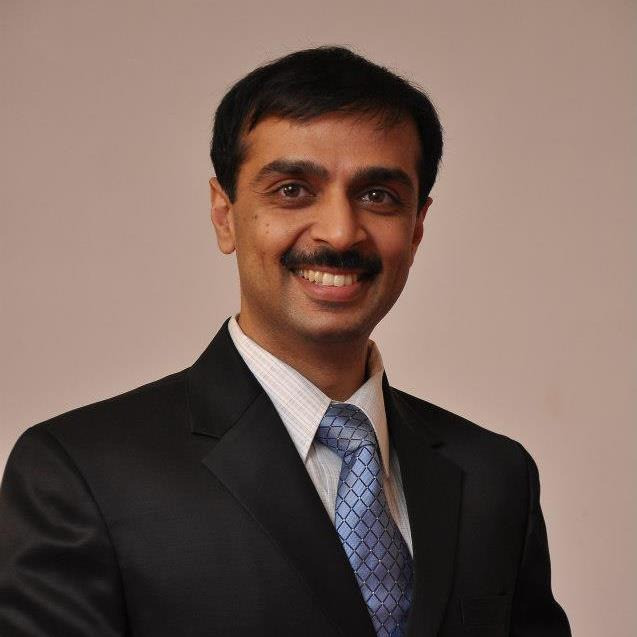
#> input picture Project/images/ajit.jpg, 637 x 637 px
$ jupyter execute --allow-errors Color_JPEG_comp.ipynb
#> lines starting #> are read from the running program, lines starting #| are printed output that depends on the picture
# Importing the necessary modules

[cell 1]
import numpy as np
from scipy.fftpack import dct, idct
import cv2
from collections import Counter
import heapq
import json
import os
import pickle

# Computation of DCT Coefficients

[cell 2]
# Function to perform Discrete Cosine Transform (DCT) on an 8x8 block
def dct_2d(block):
    return dct(dct(block.T, norm='ortho').T, norm='ortho')

# Quantization

[cell 3]
# Function to quantize a DCT block
def quantize(block, Q, A):
    M = (50/Q) * A
    BLOCK =  (np.round(block / M)).astype(int)
    return BLOCK

# Huffman encoding and Run length encoding

[cell 4]
# Function to divide the image into 8x8 blocks
def divide_into_blocks(image):
    h, w = image.shape
    h_blocks = h // 8
    w_blocks = w // 8
    blocks = []
    for i in range(h_blocks):
        for j in range(w_blocks):
            block = image[i*8:(i+1)*8, j*8:(j+1)*8]
            blocks.append(block)
    return blocks

# Perform a zigzag scan on an 8x8 block to order coefficients.
def zigzag_scan(block):
    zigzag_order = [
        (0, 0), (0, 1), (1, 0), (2, 0), (1, 1), (0, 2), (0, 3), (1, 2),
        (2, 1), (3, 0), (4, 0), (3, 1), (2, 2), (1, 3), (0, 4), (0, 5),
        (1, 4), (2, 3), (3, 2), (4, 1), (5, 0), (6, 0), (5, 1), (4, 2),
        (3, 3), (2, 4), (1, 5), (0, 6), (0, 7), (1, 6), (2, 5), (3, 4),
        (4, 3), (5, 2), (6, 1), (7, 0), (7, 1), (6, 2), (5, 3), (4, 4),
        (3, 5), (2, 6), (1, 7), (2, 7), (3, 6), (4, 5), (5, 4), (6, 3),
        (7, 2), (7, 3), (6, 4), (5, 5), (4, 6), (3, 7), (4, 7), (5, 6),
        (6, 5), (7, 4), (7, 5), (6, 6), (5, 7), (6, 7), (7, 6), (7, 7)
    ]
    return [block[i, j] for i, j in zigzag_order]

# Collect all AC coefficients (non-zero and zero) from quantized blocks.
def collect_ac_coefficients(quantized_blocks):
    coefficients = []
    for block in quantized_blocks:
        zigzag_coefficients = zigzag_scan(block)
        coefficients.extend(zigzag_coefficients[1:])  # Skip the DC coefficient
    return coefficients

# Collect all DC coefficients from quantized blocks.
def collect_dc_coefficients(quantized_blocks):
    return [int(block[0, 0]) for block in quantized_blocks]

# Generate Huffman encoding for the given data.
def huffman_encoding(data):
    # Calculate frequency of each value
    data_non_zero = [x for x in data if x != 0]
    frequency = Counter(data_non_zero)
    heap = [[int(weight), [int(symbol), ""]] for symbol, weight in frequency.items()]
    heapq.heapify(heap)

    # Build the Huffman Tree
    while len(heap) > 1:
        lo = heapq.heappop(heap)
        hi = heapq.heappop(heap)
        for pair in lo[1:]:
            pair[1] = '0' + pair[1]
        for pair in hi[1:]:
            pair[1] = '1' + pair[1]
        heapq.heappush(heap, [lo[0] + hi[0]] + lo[1:] + hi[1:])

    # Create Huffman dictionary with `int` keys and str values
    huffman_dict = {int(k): str(v) for k, v in dict(heapq.heappop(heap)[1:]).items()}
    return huffman_dict

# Encode AC coefficients using run-length and Huffman encoding.
def encode_ac_coefficients(ac_coefficients, ac_huffman_table):
    encoded_ac = []
    run_length = 0
    for coefficient in ac_coefficients:
        coefficient = int(coefficient)  # Ensure Python int
        if coefficient == 0:
            run_length += 1
        else:
            huffman_code = ac_huffman_table[coefficient]  # Python int lookup
            size = len(huffman_code)
            encoded_ac.append((int(run_length), size, str(huffman_code)))
            run_length = 0

    # Ensure we append EOB (End of Block) symbol if necessary
    if run_length > 0:
        encoded_ac.append((0, 0, '0'))  # EOB symbol

    return encoded_ac

# Generate Huffman encoding for dc values.
def huffman_encoding_dc1(data):
    # Calculate frequency of each value
    frequency = Counter(data)
    heap = [[weight, [int(symbol), ""]] for symbol, weight in frequency.items()]
    heapq.heapify(heap)

    # Build the Huffman Tree
    while len(heap) > 1:
        lo = heapq.heappop(heap)
        hi = heapq.heappop(heap)
        for pair in lo[1:]:
            pair[1] = '0' + pair[1]
        for pair in hi[1:]:
            pair[1] = '1' + pair[1]
        heapq.heappush(heap, [lo[0] + hi[0]] + lo[1:] + hi[1:])

    # Create Huffman dictionary with `int` keys and str values
    huffman_dict = {int(k): str(v) for k, v in dict(heapq.heappop(heap)[1:]).items()}
    return huffman_dict

# Encode DC coefficients difference using Huffman encoding.
def huffman_encoding_dc(dc_coefficients):
    dc_coeff_encoded_data = [int(dc_coefficients[0])]  # First DC coefficient is explicitly stored
    for i in range(1, len(dc_coefficients)):
        diff = int(dc_coefficients[i]) - int(dc_coefficients[i-1])
        dc_coeff_encoded_data.append(diff)

    # Create the Huffman table for the differences
    dc_huffman_table = huffman_encoding_dc1(dc_coeff_encoded_data[1:])  # Skip the first coefficient in the diff
    return dc_huffman_table

# JPEG Encoder

[cell 5]
def jpeg_encoder(image, Q, A):
    # Convert image to grayscale if not already
    if len(image.shape) == 3:
        image = cv2.cvtColor(image, cv2.COLOR_BGR2GRAY)

    original_shape = image.shape[:2]  # Height and width
    height, width = original_shape
    # Calculate new dimensions (multiples of 8)
    new_height = (height // 8) * 8
    new_width = (width // 8) * 8

    # Crop the image
    image = image[:new_height, :new_width]

    # Subtract 128 from each pixel
    image = image.astype(np.float32) - 128

    # Divide image into 8x8 blocks
    blocks = divide_into_blocks(image)

    # Perform DCT on each block
    dct_blocks = [dct_2d(block) for block in blocks]

    # Quantize each block
    quantized_blocks = [quantize(block, Q, A) for block in dct_blocks]
    #print(quantized_blocks[700])

    # Collect DC and AC coefficients
    dc_coefficients = collect_dc_coefficients(quantized_blocks)
    ac_coefficients = collect_ac_coefficients(quantized_blocks)

    # Perform separate Huffman encoding for DC and AC coefficients
    dc_huffman_table = huffman_encoding_dc(dc_coefficients)
    ac_huffman_table = huffman_encoding(ac_coefficients)

    # Encode each block using separate Huffman codes
    encoded_blocks = []
    prev_dc = 0

    for i, block in enumerate(quantized_blocks):
        # Zigzag order
        zigzag_coefficients = zigzag_scan(block)

        # DC coefficient encoding
        if i == 0:
            # First block: Store DC coefficient explicitly
            dc_encoded = int(zigzag_coefficients[0])
        else:
            # Compute difference and Huffman encode it
            diff = zigzag_coefficients[0] - prev_dc
            dc_encoded = str(dc_huffman_table[diff])

        # Update the previous DC coefficient
        prev_dc = zigzag_coefficients[0]

        # AC coefficient encoding
        ac_coefficients = zigzag_coefficients[1:]
        ac_encoded = encode_ac_coefficients(ac_coefficients, ac_huffman_table)

        # Store the DC and AC encodings
        encoded_blocks.append([dc_encoded, ac_encoded])

    return encoded_blocks, dc_huffman_table, ac_huffman_table

# Saving the JPEG Encoded File

[cell 6]
# Save the JPEG-encoded data to a binary file
def save_jpeg_encoded_file(encoded_blocks, dc_huffman_table, ac_huffman_table, Quality_factor, image_shape, color_mode, output_file):
    # Prepare the data
    jpeg_data = {
        "image_shape": image_shape,
        "color_mode": color_mode,
        "quality_factor": Quality_factor,
        "dc_huffman_table": dc_huffman_table,
        "ac_huffman_table": ac_huffman_table,
        "encoded_blocks": encoded_blocks
    }

    # Serialize and save
    with open(output_file, "wb") as f:
        pickle.dump(jpeg_data, f, protocol=pickle.HIGHEST_PROTOCOL)

# Reading the JPEG Encoded File

[cell 7]
# Read the JPEG-encoded data from a binary file
def read_jpeg_encoded_file(input_file):
    with open(input_file, "rb") as f:
        jpeg_data = pickle.load(f)
    return (jpeg_data["image_shape"], jpeg_data["quality_factor"],jpeg_data["dc_huffman_table"], jpeg_data["ac_huffman_table"],jpeg_data["encoded_blocks"])

encoded_blocks[2i] and encoded_blocks[2i+1] correspond to the DC and AC coefficients of the (i+1)th block

# Decoding the AC and DC Coefficients

[cell 8]
def decode_dc_coefficients(encoded_dc, dc_huffman_table): # Decode the DC coefficients from the encoded data using the Huffman table.
    # Reverse the DC Huffman table for decoding
    reverse_dc_huffman_table = {v: k for k, v in dc_huffman_table.items()}

    # Decode DC differences
    dc_differences = [encoded_dc[0]]  # The first DC coefficient is explicitly stored
    for code in encoded_dc[1:]:
        diff = int(reverse_dc_huffman_table[code])
        dc_differences.append(diff)

    # Reconstruct absolute DC coefficients
    dc_coefficients = [dc_differences[0]]
    for i in range(1, len(dc_differences)):
        dc_coefficients.append(dc_coefficients[i-1] + dc_differences[i])

    return dc_coefficients

def decode_ac_coefficients(encoded_ac, ac_huffman_table): # Decode the AC coefficients from the encoded data using the Huffman table.
    # Reverse the AC Huffman table for decoding
    reverse_ac_huffman_table = {v: k for k, v in ac_huffman_table.items()}

    # Initialize the AC coefficients array
    ac_coefficients = []

    for run_length, size, huffman_code in encoded_ac:
        if run_length == 0 and size == 0:
            # End of Block (EOB)
            break

        # Decode the coefficient value
        coefficient = reverse_ac_huffman_table[huffman_code]

        # Add zeros for the run length
        ac_coefficients.extend([0] * run_length)

        # Add the actual coefficient
        ac_coefficients.append(coefficient)

    # Pad with zeros to make 63 coefficients
    while len(ac_coefficients) < 63:
        ac_coefficients.append(0)

    return ac_coefficients

def decode_blocks(encoded_blocks, dc_huffman_table, ac_huffman_table): # Decode all blocks from the encoded data
    decoded_blocks = []

    # Decode DC coefficients for all blocks
    dc_encoded = [encoded_blocks[0][0]]
    for i in range(1,len(encoded_blocks)):
        dc_encoded.append(encoded_blocks[i][0])
    dc_coefficients = decode_dc_coefficients(dc_encoded, dc_huffman_table)

    # Decode AC coefficients for each block
    for i in range(len(dc_coefficients)):
        # Get the DC coefficient for this block
        dc_coefficient = dc_coefficients[i]
        ac_encoded = encoded_blocks[i][1]
        # Decode the AC coefficients
        ac_coefficients = decode_ac_coefficients(ac_encoded, ac_huffman_table)

        # Combine DC and AC coefficients
        zigzag_coefficients = [dc_coefficient] + ac_coefficients

        # Reconstruct the 8x8 block from zigzag order
        block = np.zeros((8, 8), dtype=int)
        zigzag_order = [
            (0, 0), (0, 1), (1, 0), (2, 0), (1, 1), (0, 2), (0, 3), (1, 2),
            (2, 1), (3, 0), (4, 0), (3, 1), (2, 2), (1, 3), (0, 4), (0, 5),
            (1, 4), (2, 3), (3, 2), (4, 1), (5, 0), (6, 0), (5, 1), (4, 2),
            (3, 3), (2, 4), (1, 5), (0, 6), (0, 7), (1, 6), (2, 5), (3, 4),
            (4, 3), (5, 2), (6, 1), (7, 0), (7, 1), (6, 2), (5, 3), (4, 4),
            (3, 5), (2, 6), (1, 7), (2, 7), (3, 6), (4, 5), (5, 4), (6, 3),
            (7, 2), (7, 3), (6, 4), (5, 5), (4, 6), (3, 7), (4, 7), (5, 6),
            (6, 5), (7, 4), (7, 5), (6, 6), (5, 7), (6, 7), (7, 6), (7, 7)
        ]
        for (i, j), coefficient in zip(zigzag_order, zigzag_coefficients):
            block[i, j] = coefficient

        decoded_blocks.append(block)

    return decoded_blocks

# Dequantization

[cell 9]
# Function to dequantize a block
def dequantize(block, Q, A):
    M = (50 / Q) * A
    return block * M

# Reconstructing the image patches by taking Inverse DCT

[cell 10]
# Function to perform Inverse Discrete Cosine Transform (IDCT) on an 8x8 block
def idct_2d(block):
    return idct(idct(block.T, norm='ortho').T, norm='ortho')

# Function to reconstruct image patches from decoded blocks
def reconstruct_patches(decoded_blocks, Q, A):
    image_patches = []
    for block in decoded_blocks:
        # Dequantize the block
        dequantized_block = dequantize(block, Q, A)

        # Perform inverse DCT
        spatial_block = idct_2d(dequantized_block)

        # Add 128 to restore original pixel values
        restored_block = np.round(spatial_block + 128).astype(np.uint8)

        restored_block = np.clip(restored_block, 0, 255)

        # Append the restored 8x8 patch
        image_patches.append(restored_block)

    return image_patches

# Combining the image patches to get the final image

[cell 11]
def combine_patches(image_patches, image_shape):
    h, w = image_shape
    h_blocks = h // 8
    w_blocks = w // 8

    # Initialize an empty array for the reconstructed image
    reconstructed_image = np.zeros((h_blocks*8, w_blocks*8), dtype=np.uint8)

    # Place each patch into its correct position
    for i in range(h_blocks):
        for j in range(w_blocks):
            patch_idx = i * w_blocks + j
            reconstructed_image[i*8:(i+1)*8, j*8:(j+1)*8] = image_patches[patch_idx]

    return reconstructed_image

# Saving the obtained compressed image

[cell 12]
# [9 lines left out: function save_image_and_check_size, not called in this run]

    # print(f"Image saved as: {output_file}")
    # print(f"Input File size: {input_file_size_kb:.2f} KB")
    # print(f"File size: {file_size_kb:.2f} KB")

# Grayscale JPEG Compressor

[cell 13]
def grayscale_jpeg_compressor(input_image, Quality_factor):

    # Quantization matrix for Q = 50
    A = np.array([[16, 11, 10, 16, 24, 40, 51, 61],
                [12, 12, 14, 19, 26, 58, 60, 55],
                [14, 13, 16, 24, 40, 57, 69, 56],
                [14, 17, 22, 29, 51, 87, 80, 62],
                [18, 22, 37, 56, 68, 109, 103, 77],
                [24, 35, 55, 64, 81, 104, 113, 92],
                [49, 64, 78, 87, 103, 121, 120, 101],
                [72, 92, 95, 98, 112, 100, 103, 99]]).astype(int)

    # Compress the image with updated DC encoding logic
    encoded_blocks, dc_huffman_table, ac_huffman_table = jpeg_encoder(input_image, Quality_factor, A)

    # Print Huffman tables and encoded data for the first block
    #print("DC Huffman Table:", dc_huffman_table)
    #print("AC Huffman Table:", ac_huffman_table)
    #print("Encoded DC and AC for the first block:", encoded_blocks[8])

    # Save the JPEG-encoded file
    save_jpeg_encoded_file(
        encoded_blocks=encoded_blocks,
        dc_huffman_table=dc_huffman_table,
        ac_huffman_table=ac_huffman_table,
        Quality_factor=Quality_factor,  # Quantization matrix
        image_shape=input_image.shape,
        color_mode="grayscale",  # Change to "color" for color images
        output_file="Color_compressed_image.bin"
    )
    input_file = "Color_compressed_image.bin"
    image_shape_2, quality_factor_2, dc_huffman_table_2, ac_huffman_table_2, encoded_blocks_2 = read_jpeg_encoded_file(input_file)

    # [6 lines of commented-out code are left out]

    decoded_blocks = decode_blocks(encoded_blocks_2, dc_huffman_table_2, ac_huffman_table_2)

    # Print the first decoded block
    # print("Decoded Block 1:\n", decoded_blocks[700])

    # Example: Reconstruct patches with Q = 50
    image_patches = reconstruct_patches(decoded_blocks, quality_factor_2, A)

    # Display the first patch
    # print("Image Patch 1:\n", image_patches[0])

    # Combine patches into the final image
    final_image = combine_patches(image_patches, image_shape_2)

    # [7 lines of commented-out code are left out]
    return final_image

# Color JPEG Compressor

[cell 14]
def color_jpeg_compressor(image_address, Quality_factor):
    # Load the color image
#> called with image_address = '../images/ajit.jpg', Quality_factor = 8
    image = cv2.imread(image_address)  # BGR format in OpenCV
#> image is the input picture: shape (637, 637, 3); mean B, G, R 93.1, 101.2, 121.8

    original_shape = image.shape[:2]  # Height and width
    height, width = original_shape
    # Calculate new dimensions (multiples of 8)
    new_height = (height // 8) * 8
    new_width = (width // 8) * 8

    # Crop the image
    image = image[:new_height, :new_width]
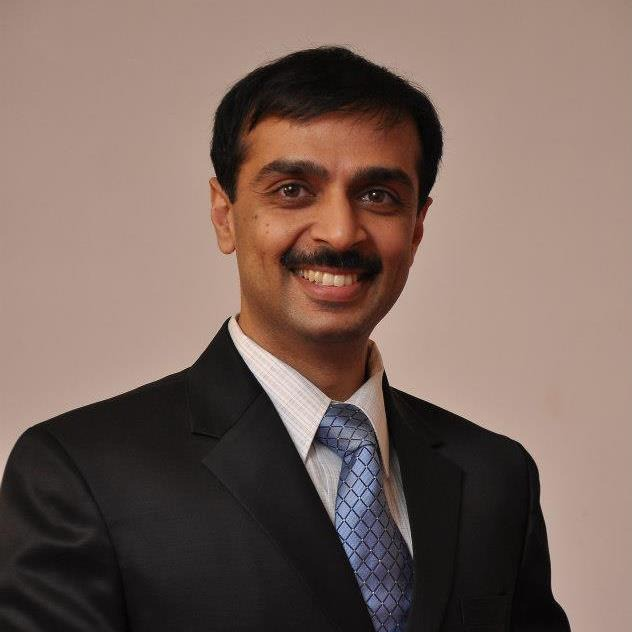
#> image: shape (632, 632, 3); mean B, G, R 93.2, 101.4, 122.1

    # Convert the image to YCbCr color space
    ycbcr_image = cv2.cvtColor(image, cv2.COLOR_BGR2YCrCb)
#> ycbcr_image: shape (632, 632, 3); mean of channels 0, 1, 2 106.7, 139, 120.4

    y = ycbcr_image[:, :, 0]
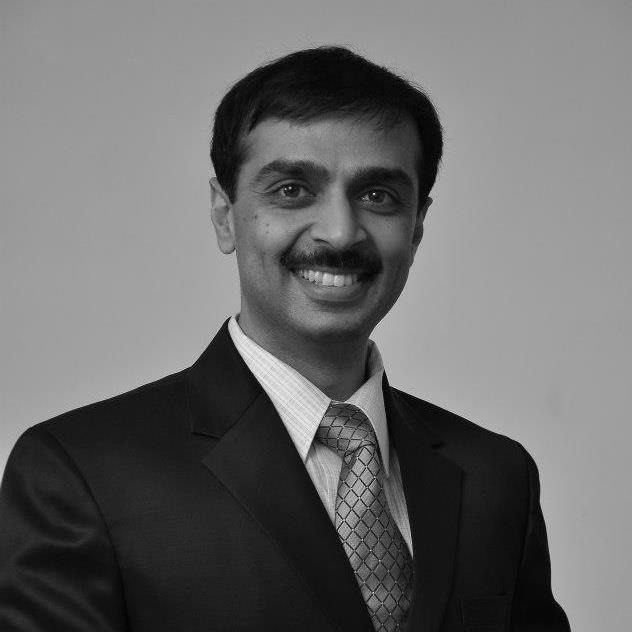
#> y: shape (632, 632); min 0, max 252, mean 106.7
    cb = ycbcr_image[:, :, 1]
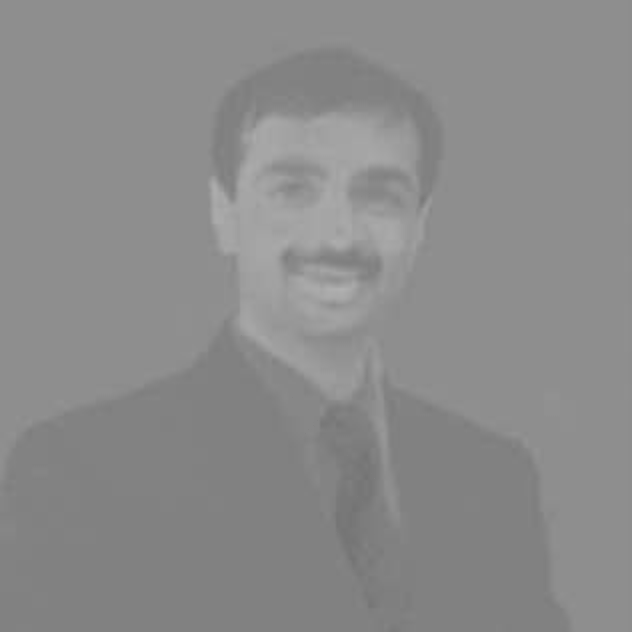
#> cb: shape (632, 632); min 115, max 177, mean 139
    cr = ycbcr_image[:, :, 2]
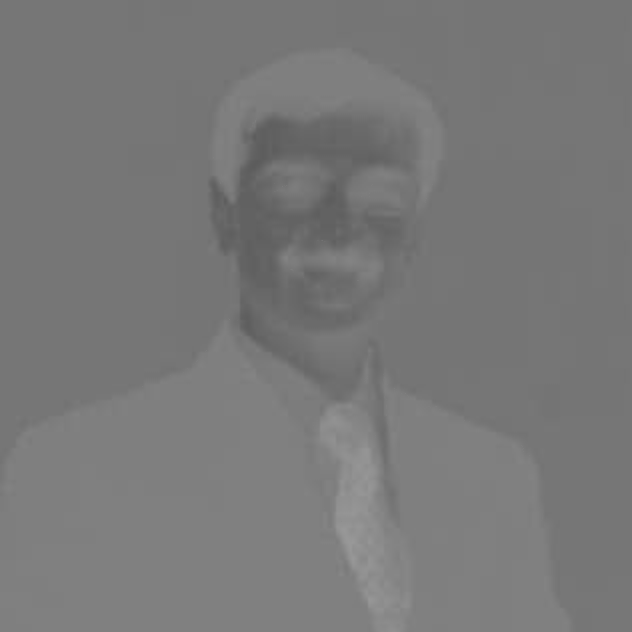
#> cr: shape (632, 632); min 91, max 153, mean 120.4

    # Downsample chrominance channels
    cb_downsampled = cv2.resize(cb, (cb.shape[1] // 2, cb.shape[0] // 2), interpolation=cv2.INTER_AREA)
    cr_downsampled = cv2.resize(cr, (cr.shape[1] // 2, cr.shape[1] // 2), interpolation=cv2.INTER_AREA)

    # Apply JPEG Compression on each channel
    processed_y = grayscale_jpeg_compressor(y, Quality_factor)
#> after the loop in divide_into_blocks, `for i in range(h_blocks):`: blocks = 6241 items
#> in jpeg_encoder, `dc_coefficients = collect_dc_coefficients(quantized_blocks)`: dc_coefficients = 6241 values, max 7 at index 3348, min -10 at index 672, mean -1.7
#> after the loop in collect_ac_coefficients, `for block in quantized_blocks:`: coefficients = 393183 items
#> in huffman_encoding_dc, `dc_coeff_encoded_data = [int(dc_coefficients[0])]`: dc_coeff_encoded_data = [1]
#> the loop in huffman_encoding_dc, `for i in range(1, len(dc_coefficients)):` made 6240 passes
#> diff on passes 1 to 3: 0, 0, 0
#> after the loop in huffman_encoding_dc, `for i in range(1, len(dc_coefficients)):`: dc_coeff_encoded_data = 6241 values, max 13 at index 3825, min -11 at index 1686, mean 0.00032
#> in huffman_encoding_dc1, `frequency = Counter(data)`: frequency = 25 items
#> the loop in huffman_encoding_dc1, `while len(heap) > 1:` made 24 passes
#> (lo, hi) on passes 1 to 7: ([1, [13, '']], [4, [-11, '']]), ([5, [13, '0'], [-11, '1']], [6, [-10, '']]), ([6, [11, '']], [7, [12, '']]), ([9, [10, '']], [10, [-7, '']]), ([11, [-8, '']], [11, [13, '00'], [-11, '01'], [-10, '1']]), ([13, [11, '0'], [12, '1']], [16, [9, '']]), ([18, [-9, '']], [19, [-6, '']])
#> after the loop in huffman_encoding_dc1, `while len(heap) > 1:`: pair = [0, '1']
#> in huffman_encoding_dc1, `huffman_dict = {int(k): str(v) for k, v in dict(heapq.heappop(heap)[1:..`: huffman_dict = 25 items
#> in huffman_encoding, `data_non_zero = [x for x in data if x != 0]`: data_non_zero = 3016 values, max 7 at index 316, min -8 at index 1266, mean 0.0816
#> in huffman_encoding, `frequency = Counter(data_non_zero)`: frequency = 15 items
#> in huffman_encoding, `heap = [[int(weight), [int(symbol), ""]] for symbol, weight in frequen..`: heap = [[1180, [1, '']], [255, [2, '']], [1046, [-1, '']], [86, [3, '']], [35, [4, '']], [228, [-2, '']], [19, [6, '']], [58, [-3, '']], [18, [5, '']], [22, [-5, '']], [32, [-4, '']], [9, [-6, '']], [9, [7, '']], [11, [-7, '']], [8, [-8, '']]]
#> the loop in huffman_encoding, `while len(heap) > 1:` made 14 passes
#> (lo, hi) on passes 1 to 6: ([8, [-8, '']], [9, [-6, '']]), ([9, [7, '']], [11, [-7, '']]), ([17, [-8, '0'], [-6, '1']], [18, [5, '']]), ([19, [6, '']], [20, [7, '0'], [-7, '1']]), ([22, [-5, '']], [32, [-4, '']]), ([35, [-8, '00'], [-6, '01'], [5, '1']], [35, [4, '']])
#> after the loop in huffman_encoding, `while len(heap) > 1:`: pair = [-1, '11']
#> in huffman_encoding, `huffman_dict = {int(k): str(v) for k, v in dict(heapq.heappop(heap)[1:..`: huffman_dict = 15 items
#> the loop in jpeg_encoder, `for i, block in enumerate(quantized_blocks):` made 6241 passes
#> (diff, dc_encoded, prev_dc) on passes 2 to 9: (0, '1', 1), (0, '1', 1), (0, '1', 1), (0, '1', 1), (0, '1', 1), (0, '1', 1), (0, '1', 1), (0, '1', 1)
    processed_cb = grayscale_jpeg_compressor(cb_downsampled, Quality_factor)
#> call 2 of jpeg_encoder, with Q = 8, A = array of shape (8, 8)
#> in jpeg_encoder (call 2), `image = image.astype(np.float32) - 128`:
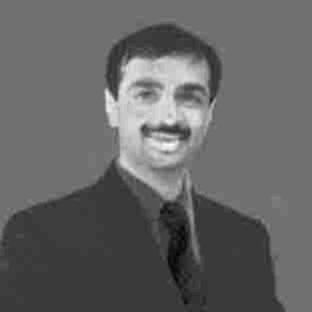
#> image: shape (312, 312) float32; min -13, max 48, mean 11.1; drawn with min black and max white
#> (the rest of the program and of its run is left out)
